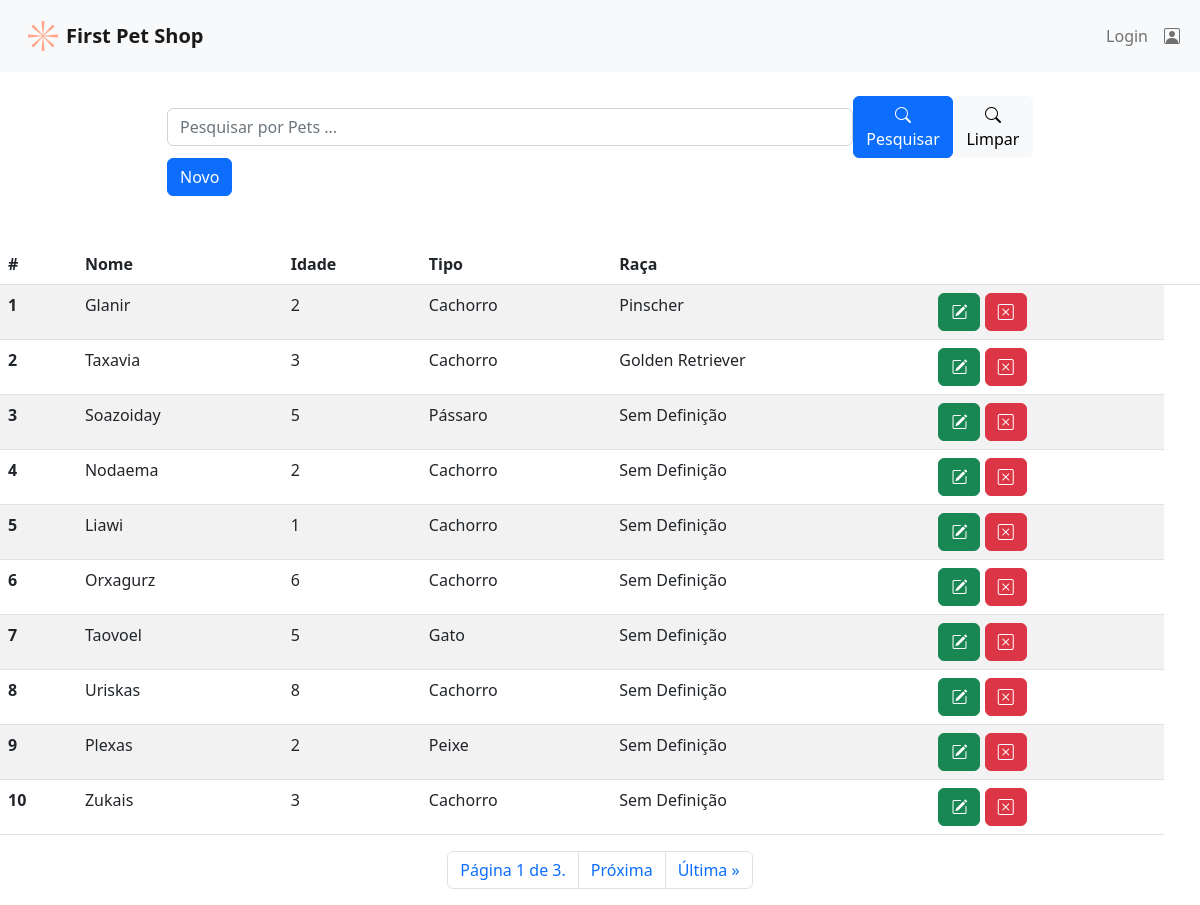
The app's page /listar/pet/ with its own data.
### firstpetshop/models.py (models this page shows, shortened)
class Pet(models.Model):
    nome = models.CharField(max_length=60)
    idade = models.IntegerField(blank=True, null=True)
    cliente = models.ForeignKey(Cliente, on_delete=models.PROTECT)
    raca = models.ForeignKey(Raca, on_delete=models.PROTECT, verbose_name="raça do pet",)
    animal = models.ForeignKey(Animal, on_delete=models.PROTECT, verbose_name="tipo de pet")
    cor_predominante = models.CharField(max_length=40, verbose_name="cor predominante")
    foto = models.ImageField(upload_to='images/', null=True)

class Animal(models.Model):
    nome = models.CharField(max_length=60, help_text="Digite o Tipo de Pet")
    def __str__(self) -> str:
        return self.nome

class Raca(models.Model):
    nome = models.CharField(max_length=60, help_text="Digite a Raça do Pet")
    def __str__(self) -> str:
        return self.nome

### firstpetshop/views.py (the view)
# urls.py: path('listar/pet/', PetList.as_view(), name="listar-pet"),
class PetList(ListView):
    login_url = reverse_lazy('login')
    model = Pet
    template_name = 'pets/pets.html'
    paginate_by = 10
    def get_queryset(self):
        txt_nome = self.request.GET.get('inptPesquisar')
        if txt_nome:
            pets = Pet.objects.filter(nome__icontains=txt_nome)
        else:
            pets = Pet.objects.all()
        return pets

### firstpetshop/templates/pets/pets.html (shortened to what this page needs)
{% extends "base.html" %}
{% block content %}
<br>
<br>
<br>
<div class="container">
  <div class="row justify-content-center m-4">
    <div class="col-10">
      <form action="?" method="GET" class="row">
        <div class="d-flex align-items-center">
          <input type="text" class="form-control" name="inptPesquisar" id="" value="{{ request.GET.inptPesquisar }}"
            class="p-1 border" autocomplete="off" placeholder="Pesquisar por Pets ...">
          <button type="submit" class="btn btn-primary bi bi-search ms-auto">Pesquisar</button>
          <a href="{% url 'listar-pet' %}" class="btn btn-light bi bi-search ms-auto">Limpar</a>
        </div>
      </form>
      <div class="row">
        <div class="d-flex align-items-center">
          <a class="btn btn-primary" href="{% url 'cadastrar-pet' %}">Novo</a>
        </div>
      </div>
    </div>
  </div>
</div>
<br>
<div class="table-responsive">
  <table class="table table-striped">
    <thead>
      <tr>
        <th scope="col">#</th>
        <th scope="col">Nome</th>
        <th scope="col">Idade</th>
        <th scope="col">Tipo</th>
        <th scope="col">Raça</th>
        <th scope="col"></th>
        <th scope="col"></th>
      </tr>
    </thead>
    <tbody>
      {% for object in object_list %}
      <tr>
        <th scope="row">{{object.id}}</th>
        <td>{{object.nome}}</td>
        <td>{{object.idade}}</td>
        <td>{{object.animal}}</td>
        <td>{{object.raca}}</td>
        <td>
          <a href="{% url 'editar-pet' object.pk %}" class="btn btn-success bi bi-pencil-square"></a>
          <a href="{% url 'excluir-pet' object.pk %}" class="btn btn-danger bi bi-x-square"></a>
        </td>
      </tr>
      {% endfor %}
    </tbody>
  </table>
  <ul class="pagination justify-content-center">
    <li class="page-item">
        <span class="page-link">Página {{ page_obj.number }} de {{ page_obj.paginator.num_pages }}.</span>
    </li>
    {% if page_obj.has_next %}
        {% if request.GET.nome %}
        <li class="page-item"><a class="page-link" href="?page={{ page_obj.next_page_number }}&nome={{request.GET.nome}}">Próxima</a></li>
        <li class="page-item"><a class="page-link" href="?page={{ page_obj.paginator.num_pages }}&nome={{request.GET.nome}}">Última &raquo;</a></li>
        {% else %}
        <li class="page-item"><a class="page-link" href="?page={{ page_obj.next_page_number }}">Próxima</a></li>
        <li class="page-item"><a class="page-link" href="?page={{ page_obj.paginator.num_pages }}">Última &raquo;</a></li>
        {% endif %}
    {% endif %}
  </ul>
</div>
{% endblock %}

### records on screen
Pet: id "1", nome "Glanir", idade "2", animal "Cachorro", raca "Pinscher"
Pet: id "2", nome "Taxavia", idade "3", animal "Cachorro", raca "Golden Retriever"
Pet: id "3", nome "Soazoiday", idade "5", animal "Pássaro", raca "Sem Definição"
Pet: id "4", nome "Nodaema", idade "2", animal "Cachorro", raca "Sem Definição"
Pet: id "5", nome "Liawi", idade "1", animal "Cachorro", raca "Sem Definição"
Pet: id "6", nome "Orxagurz", idade "6", animal "Cachorro", raca "Sem Definição"
Pet: id "7", nome "Taovoel", idade "5", animal "Gato", raca "Sem Definição"
Pet: id "8", nome "Uriskas", idade "8", animal "Cachorro", raca "Sem Definição"
Pet: id "9", nome "Plexas", idade "2", animal "Peixe", raca "Sem Definição"
Pet: id "10", nome "Zukais", idade "3", animal "Cachorro", raca "Sem Definição"

### other values on screen
{{ page_obj.number }} "1"
{{ page_obj.paginator.num_pages }} "3"
